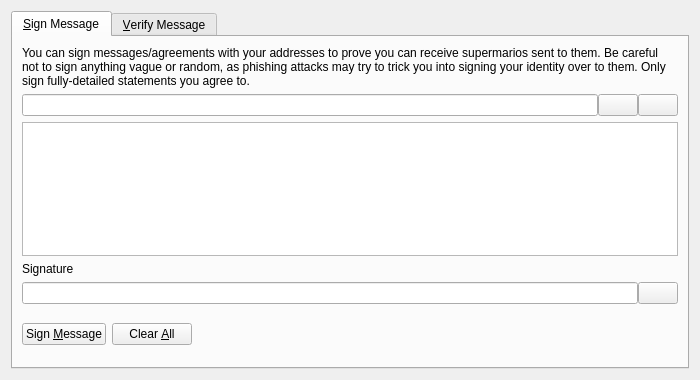
<?xml version="1.0" encoding="UTF-8"?>
<ui version="4.0">
 <class>SignVerifyMessageDialog</class>
 <widget class="QDialog" name="SignVerifyMessageDialog">
  <property name="geometry">
   <rect>
    <x>0</x>
    <y>0</y>
    <width>700</width>
    <height>380</height>
   </rect>
  </property>
  <property name="windowTitle">
   <string>Signatures - Sign / Verify a Message</string>
  </property>
  <property name="modal">
   <bool>true</bool>
  </property>
  <layout class="QVBoxLayout" name="verticalLayout">
   <item>
    <widget class="QTabWidget" name="tabWidget">
     <property name="currentIndex">
      <number>0</number>
     </property>
     <widget class="QWidget" name="tabSignMessage">
      <attribute name="title">
       <string>&amp;Sign Message</string>
      </attribute>
      <layout class="QVBoxLayout" name="verticalLayout_SM">
       <item>
        <widget class="QLabel" name="infoLabel_SM">
         <property name="text">
          <string>You can sign messages/agreements with your addresses to prove you can receive supermarios sent to them. Be careful not to sign anything vague or random, as phishing attacks may try to trick you into signing your identity over to them. Only sign fully-detailed statements you agree to.</string>
         </property>
         <property name="textFormat">
          <enum>Qt::PlainText</enum>
         </property>
         <property name="wordWrap">
          <bool>true</bool>
         </property>
        </widget>
       </item>
       <item>
        <layout class="QHBoxLayout" name="horizontalLayout_1_SM">
         <property name="spacing">
          <number>0</number>
         </property>
         <item>
          <widget class="QValidatedLineEdit" name="addressIn_SM">
           <property name="toolTip">
            <string>The Supermario address to sign the message with</string>
           </property>
          </widget>
         </item>
         <item>
          <widget class="QPushButton" name="addressBookButton_SM">
           <property name="toolTip">
            <string>Choose previously used address</string>
           </property>
           <property name="text">
            <string/>
           </property>
           <property name="icon">
            <iconset resource="../bitcoin.qrc">
             <normaloff>:/icons/address-book</normaloff>:/icons/address-book</iconset>
           </property>
           <property name="shortcut">
            <string>Alt+A</string>
           </property>
           <property name="autoDefault">
            <bool>false</bool>
           </property>
          </widget>
         </item>
         <item>
          <widget class="QPushButton" name="pasteButton_SM">
           <property name="toolTip">
            <string>Paste address from clipboard</string>
           </property>
           <property name="text">
            <string/>
           </property>
           <property name="icon">
            <iconset resource="../bitcoin.qrc">
             <normaloff>:/icons/editpaste</normaloff>:/icons/editpaste</iconset>
           </property>
           <property name="shortcut">
            <string>Alt+P</string>
           </property>
           <property name="autoDefault">
            <bool>false</bool>
           </property>
          </widget>
         </item>
        </layout>
       </item>
       <item>
        <widget class="QPlainTextEdit" name="messageIn_SM">
         <property name="toolTip">
          <string>Enter the message you want to sign here</string>
         </property>
        </widget>
       </item>
       <item>
        <widget class="QLabel" name="signatureLabel_SM">
         <property name="text">
          <string>Signature</string>
         </property>
         <property name="textFormat">
          <enum>Qt::PlainText</enum>
         </property>
        </widget>
       </item>
       <item>
        <layout class="QHBoxLayout" name="horizontalLayout_2_SM">
         <property name="spacing">
          <number>0</number>
         </property>
         <item>
          <widget class="QLineEdit" name="signatureOut_SM">
           <property name="font">
            <font>
             <italic>true</italic>
            </font>
           </property>
           <property name="readOnly">
            <bool>true</bool>
           </property>
          </widget>
         </item>
         <item>
          <widget class="QPushButton" name="copySignatureButton_SM">
           <property name="toolTip">
            <string>Copy the current signature to the system clipboard</string>
           </property>
           <property name="text">
            <string/>
           </property>
           <property name="icon">
            <iconset resource="../bitcoin.qrc">
             <normaloff>:/icons/editcopy</normaloff>:/icons/editcopy</iconset>
           </property>
           <property name="autoDefault">
            <bool>false</bool>
           </property>
          </widget>
         </item>
        </layout>
       </item>
       <item>
        <layout class="QHBoxLayout" name="horizontalLayout_3_SM">
         <item>
          <widget class="QPushButton" name="signMessageButton_SM">
           <property name="toolTip">
            <string>Sign the message to prove you own this Supermario address</string>
           </property>
           <property name="text">
            <string>Sign &amp;Message</string>
           </property>
           <property name="icon">
            <iconset resource="../bitcoin.qrc">
             <normaloff>:/icons/edit</normaloff>:/icons/edit</iconset>
           </property>
           <property name="autoDefault">
            <bool>false</bool>
           </property>
          </widget>
         </item>
         <item>
          <widget class="QPushButton" name="clearButton_SM">
           <property name="toolTip">
            <string>Reset all sign message fields</string>
           </property>
           <property name="text">
            <string>Clear &amp;All</string>
           </property>
           <property name="icon">
            <iconset resource="../bitcoin.qrc">
             <normaloff>:/icons/remove</normaloff>:/icons/remove</iconset>
           </property>
           <property name="autoDefault">
            <bool>false</bool>
           </property>
          </widget>
         </item>
         <item>
          <spacer name="horizontalSpacer_1_SM">
           <property name="orientation">
            <enum>Qt::Horizontal</enum>
           </property>
           <property name="sizeHint" stdset="0">
            <size>
             <width>40</width>
             <height>48</height>
            </size>
           </property>
          </spacer>
         </item>
         <item>
          <widget class="QLabel" name="statusLabel_SM">
           <property name="font">
            <font>
             <weight>75</weight>
             <bold>true</bold>
            </font>
           </property>
           <property name="text">
            <string/>
           </property>
           <property name="wordWrap">
            <bool>true</bool>
           </property>
          </widget>
         </item>
         <item>
          <spacer name="horizontalSpacer_2_SM">
           <property name="orientation">
            <enum>Qt::Horizontal</enum>
           </property>
           <property name="sizeHint" stdset="0">
            <size>
             <width>40</width>
             <height>48</height>
            </size>
           </property>
          </spacer>
         </item>
        </layout>
       </item>
      </layout>
     </widget>
     <widget class="QWidget" name="tabVerifyMessage">
      <attribute name="title">
       <string>&amp;Verify Message</string>
      </attribute>
      <layout class="QVBoxLayout" name="verticalLayout_VM">
       <item>
        <widget class="QLabel" name="infoLabel_VM">
         <property name="text">
          <string>Enter the receiver's address, message (ensure you copy line breaks, spaces, tabs, etc. exactly) and signature below to verify the message. Be careful not to read more into the signature than what is in the signed message itself, to avoid being tricked by a man-in-the-middle attack. Note that this only proves the signing party receives with the address, it cannot prove sendership of any transaction!</string>
         </property>
         <property name="textFormat">
          <enum>Qt::PlainText</enum>
         </property>
         <property name="alignment">
          <set>Qt::AlignLeading|Qt::AlignLeft|Qt::AlignTop</set>
         </property>
         <property name="wordWrap">
          <bool>true</bool>
         </property>
        </widget>
       </item>
       <item>
        <layout class="QHBoxLayout" name="horizontalLayout_1_VM">
         <property name="spacing">
          <number>0</number>
         </property>
         <item>
          <widget class="QValidatedLineEdit" name="addressIn_VM">
           <property name="toolTip">
            <string>The Supermario address the message was signed with</string>
           </property>
          </widget>
         </item>
         <item>
          <widget class="QPushButton" name="addressBookButton_VM">
           <property name="toolTip">
            <string>Choose previously used address</string>
           </property>
           <property name="text">
            <string/>
           </property>
           <property name="icon">
            <iconset resource="../bitcoin.qrc">
             <normaloff>:/icons/address-book</normaloff>:/icons/address-book</iconset>
           </property>
           <property name="shortcut">
            <string>Alt+A</string>
           </property>
           <property name="autoDefault">
            <bool>false</bool>
           </property>
          </widget>
         </item>
        </layout>
       </item>
       <item>
        <widget class="QPlainTextEdit" name="messageIn_VM"/>
       </item>
       <item>
        <widget class="QValidatedLineEdit" name="signatureIn_VM"/>
       </item>
       <item>
        <layout class="QHBoxLayout" name="horizontalLayout_2_VM">
         <item>
          <widget class="QPushButton" name="verifyMessageButton_VM">
           <property name="toolTip">
            <string>Verify the message to ensure it was signed with the specified Supermario address</string>
           </property>
           <property name="text">
            <string>Verify &amp;Message</string>
           </property>
           <property name="icon">
            <iconset resource="../bitcoin.qrc">
             <normaloff>:/icons/transaction_0</normaloff>:/icons/transaction_0</iconset>
           </property>
           <property name="autoDefault">
            <bool>false</bool>
           </property>
          </widget>
         </item>
         <item>
          <widget class="QPushButton" name="clearButton_VM">
           <property name="toolTip">
            <string>Reset all verify message fields</string>
           </property>
           <property name="text">
            <string>Clear &amp;All</string>
           </property>
           <property name="icon">
            <iconset resource="../bitcoin.qrc">
             <normaloff>:/icons/remove</normaloff>:/icons/remove</iconset>
           </property>
           <property name="autoDefault">
            <bool>false</bool>
           </property>
          </widget>
         </item>
         <item>
          <spacer name="horizontalSpacer_1_VM">
           <property name="orientation">
            <enum>Qt::Horizontal</enum>
           </property>
           <property name="sizeHint" stdset="0">
            <size>
             <width>40</width>
             <height>48</height>
            </size>
           </property>
          </spacer>
         </item>
         <item>
          <widget class="QLabel" name="statusLabel_VM">
           <property name="font">
            <font>
             <weight>75</weight>
             <bold>true</bold>
            </font>
           </property>
           <property name="text">
            <string/>
           </property>
           <property name="wordWrap">
            <bool>true</bool>
           </property>
          </widget>
         </item>
         <item>
          <spacer name="horizontalSpacer_2_VM">
           <property name="orientation">
            <enum>Qt::Horizontal</enum>
           </property>
           <property name="sizeHint" stdset="0">
            <size>
             <width>40</width>
             <height>48</height>
            </size>
           </property>
          </spacer>
         </item>
        </layout>
       </item>
      </layout>
     </widget>
    </widget>
   </item>
  </layout>
 </widget>
 <customwidgets>
  <customwidget>
   <class>QValidatedLineEdit</class>
   <extends>QLineEdit</extends>
   <header>qvalidatedlineedit.h</header>
  </customwidget>
 </customwidgets>
 <resources>
  <include location="../bitcoin.qrc"/>
 </resources>
 <connections/>
</ui>
